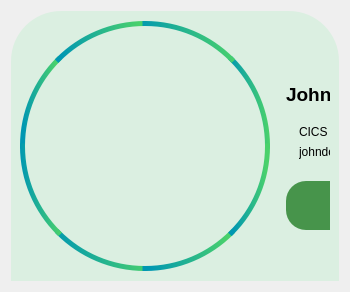
            <widget class="QWidget" name="widget_2" native="true">
             <property name="minimumSize">
              <size>
               <width>350</width>
               <height>0</height>
              </size>
             </property>
             <property name="styleSheet">
              <string notr="true">#widget_14 {
	background-color: rgb(230, 231, 226);
border-radius: 50px;
}

QTextEdit {
	background-color: transparent;
	border: none;
}</string>
             </property>
             <layout class="QVBoxLayout" name="verticalLayout_17">
              <item>
               <widget class="QWidget" name="widget_28" native="true">
                <property name="minimumSize">
                 <size>
                  <width>0</width>
                  <height>270</height>
                 </size>
                </property>
                <property name="styleSheet">
                 <string notr="true">#widget_28 {
	background-color:rgb(219, 239, 225);
border-top-left-radius: 50px;
border-top-right-radius: 50px;

}</string>
                </property>
                <layout class="QHBoxLayout" name="horizontalLayout_4">
                 <item>
                  <widget class="QLabel" name="userProfile3">
                   <property name="minimumSize">
                    <size>
                     <width>250</width>
                     <height>250</height>
                    </size>
                   </property>
                   <property name="maximumSize">
                    <size>
                     <width>250</width>
                     <height>250</height>
                    </size>
                   </property>
                   <property name="styleSheet">
                    <string notr="true">backgroud-color: none;
border: 5px solid qlineargradient(spread:pad, x1:1, y1:0.488, x2:0, y2:0.620136, stop:0 rgba(74, 209, 107, 255), stop:1 rgba(0, 151, 178, 255));
border-radius: 125px;</string>
                   </property>
                   <property name="text">
                    <string/>
                   </property>
                   <property name="pixmap">
                    <pixmap resource="res.qrc">:/images/profilephoto.png</pixmap>
                   </property>
                   <property name="scaledContents">
                    <bool>true</bool>
                   </property>
                  </widget>
                 </item>
                 <item>
                  <widget class="QWidget" name="widget_43" native="true">
                   <widget class="QWidget" name="widget_44" native="true">
                    <property name="geometry">
                     <rect>
                      <x>10</x>
                      <y>50</y>
                      <width>931</width>
                      <height>160</height>
                     </rect>
                    </property>
                    <layout class="QVBoxLayout" name="verticalLayout_48">
                     <item>
                      <widget class="QLabel" name="userprofilename">
                       <property name="font">
                        <font>
                         <pointsize>14</pointsize>
                         <weight>75</weight>
                         <bold>true</bold>
                        </font>
                       </property>
                       <property name="accessibleName">
                        <string notr="true"/>
                       </property>
                       <property name="text">
                        <string>John Doe</string>
                       </property>
                       <property name="alignment">
                        <set>Qt::AlignLeading|Qt::AlignLeft|Qt::AlignVCenter</set>
                       </property>
                      </widget>
                     </item>
                     <item>
                      <layout class="QFormLayout" name="formLayout_2">
                       <item row="0" column="0">
                        <widget class="QLabel" name="label_56">
                         <property name="minimumSize">
                          <size>
                           <width>0</width>
                           <height>0</height>
                          </size>
                         </property>
                         <property name="maximumSize">
                          <size>
                           <width>16</width>
                           <height>16</height>
                          </size>
                         </property>
                         <property name="text">
                          <string/>
                         </property>
                         <property name="pixmap">
                          <pixmap resource="res.qrc">:/images/briefcase.png</pixmap>
                         </property>
                         <property name="scaledContents">
                          <bool>true</bool>
                         </property>
                        </widget>
                       </item>
                       <item row="1" column="0">
                        <widget class="QLabel" name="label_57">
                         <property name="maximumSize">
                          <size>
                           <width>16</width>
                           <height>16</height>
                          </size>
                         </property>
                         <property name="text">
                          <string/>
                         </property>
                         <property name="pixmap">
                          <pixmap resource="res.qrc">:/images/envelope.png</pixmap>
                         </property>
                         <property name="scaledContents">
                          <bool>true</bool>
                         </property>
                        </widget>
                       </item>
                       <item row="0" column="1">
                        <widget class="QLabel" name="cpy">
                         <property name="text">
                          <string>CICS - BSIT - 1st Year</string>
                         </property>
                         <property name="alignment">
                          <set>Qt::AlignLeading|Qt::AlignLeft|Qt::AlignVCenter</set>
                         </property>
                        </widget>
                       </item>
                       <item row="1" column="1">
                        <widget class="QLabel" name="useremail">
                         <property name="text">
                          <string>johndoe@bcd.scholarship.edu.ph</string>
                         </property>
                         <property name="alignment">
                          <set>Qt::AlignLeading|Qt::AlignLeft|Qt::AlignVCenter</set>
                         </property>
                        </widget>
                       </item>
                      </layout>
                     </item>
                     <item>
                      <widget class="QPushButton" name="editbtn">
                       <property name="minimumSize">
                        <size>
                         <width>250</width>
                         <height>30</height>
                        </size>
                       </property>
                       <property name="maximumSize">
                        <size>
                         <width>250</width>
                         <height>50</height>
                        </size>
                       </property>
                       <property name="font">
                        <font>
                         <pointsize>12</pointsize>
                         <weight>75</weight>
                         <bold>true</bold>
                        </font>
                       </property>
                       <property name="styleSheet">
                        <string notr="true">#editbtn {
background-color: rgb(71, 148, 75);
color: white;
border-radius: 20px;
}

#editbtn:hoverr {
background-color: rgb(90, 189, 95);
}

#editbtn:checked {
color: rgb(71, 148, 75);
background-color: white;

}</string>
                       </property>
                       <property name="text">
                        <string>Edit Profile</string>
                       </property>
                      </widget>
                     </item>
                    </layout>
                   </widget>
                  </widget>
                 </item>
                </layout>
               </widget>
              </item>
             </layout>
            </widget>
